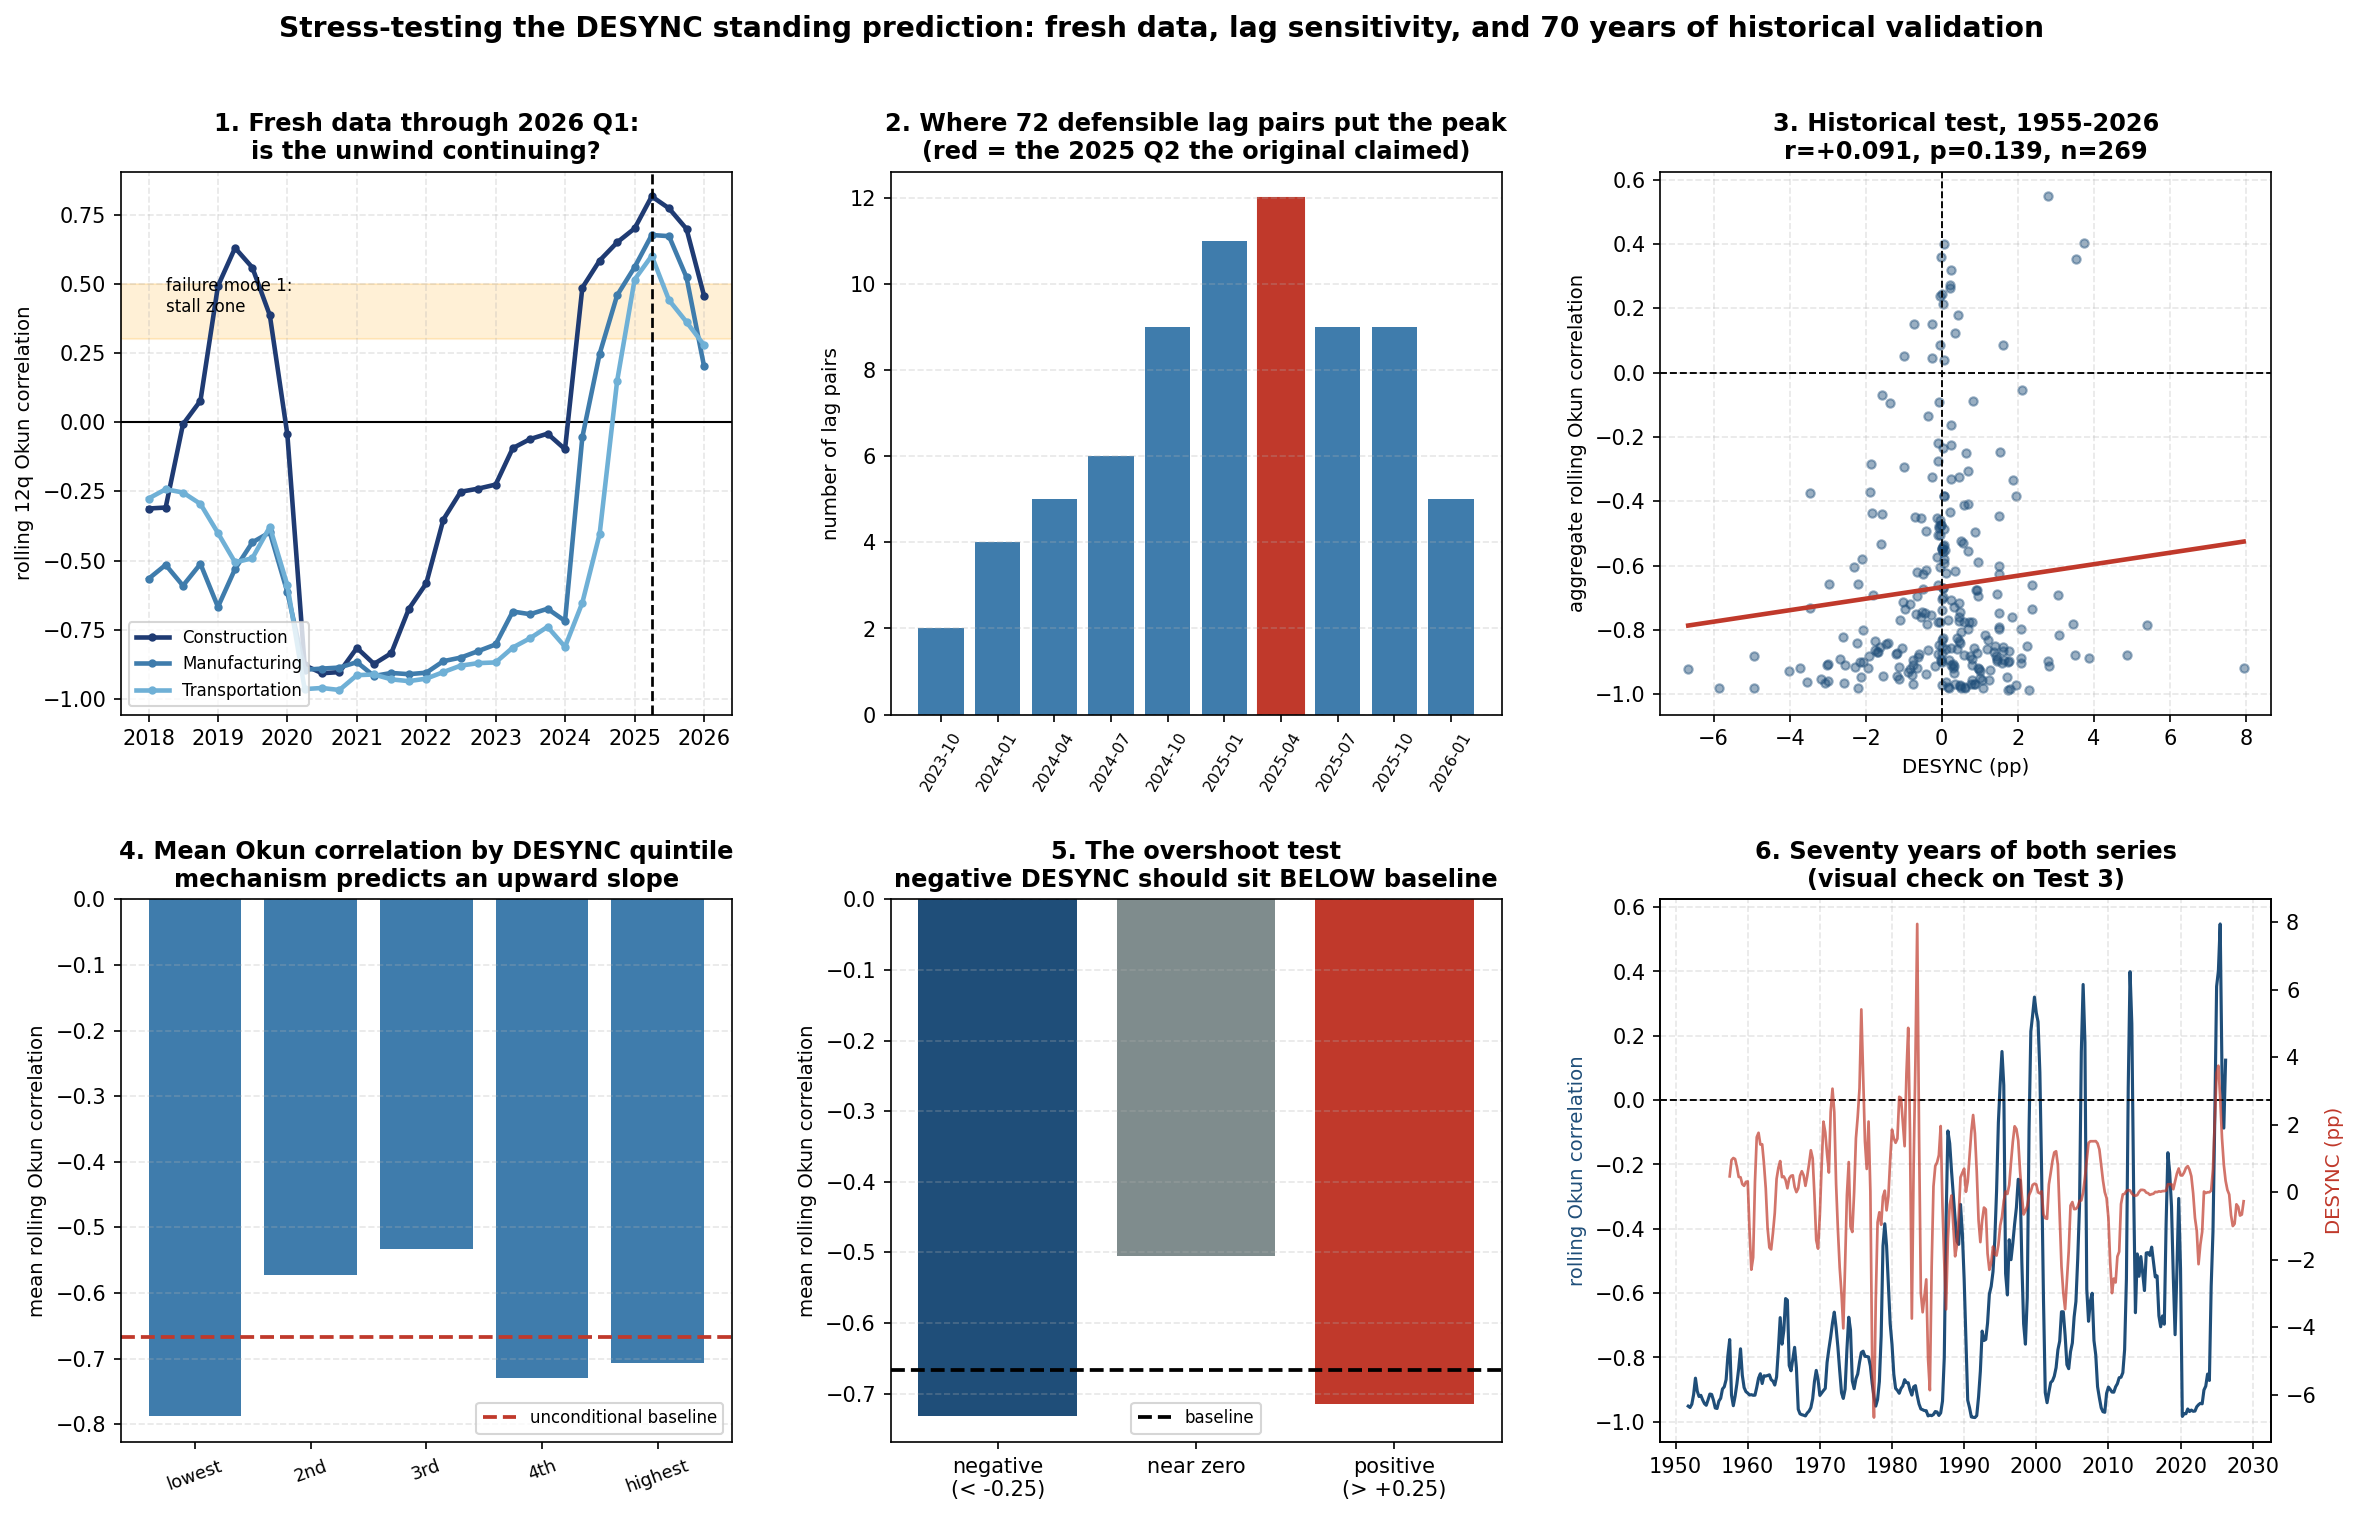

Write Python code to recreate this figure.
"""
prediction_stress_tests.py
Stress-testing the three failure modes of the DESYNC standing prediction.

standing_prediction.py committed to three checkable outcomes:

  1. The correlations stall around +0.4 and stay there
     -> mechanism wrong or incomplete; something structural holds them up.
  2. They return to their normal negative range and stop, with no overshoot
     -> the timing story explains the unwind but not the full dynamics.
  3. They overshoot below the pre-2022 baseline in 2027, then return
     -> the mechanism is doing real work.

Outcome 3 is not observable until 2027. Rather than wait, this script tests the
same mechanism four ways that ARE checkable now.

THE PROBLEM WITH TESTING THE PREDICTION AS WRITTEN
The DESYNC index is DESYNC_t = FFR(t-9) - FFR(t-12), and identification_check.py
showed the (9, 12) lag pair is not statistically identified: the gap between the
two lags is indistinguishable from zero under every specification tried. So a
test of "did DESYNC(9,12) predict correctly" is a test of one arbitrary point in
a wide space of equally defensible lag pairs. Tests 2 and 3 below confront that
directly instead of assuming it away.

WHAT THIS SCRIPT RUNS

  TEST 1  Fresh data. Sector value added now runs one quarter further than the
          local files (2026 Q1). Where do the rolling correlations actually
          stand, and is the unwind continuing or stalling? Directly separates
          failure mode 1 from modes 2 and 3.

  TEST 2  Lag-pair sensitivity. Across every plausible (LAG_U, LAG_Y) pair,
          where does DESYNC peak? If almost all pairs place the peak in
          2024-2025, then "DESYNC peaked in 2025 Q2 and so did the correlations"
          is close to guaranteed by the shape of the hiking cycle and carries
          little evidence about the specific lags. This measures how much credit
          the original "test that already passed" actually earns.

  TEST 3  Historical validation, the decisive test. The mechanism is a general
          claim about how rate shocks desynchronize output and unemployment, so
          it should show up in aggregate data too, where GDP and UNRATE reach
          back to the 1940s and FEDFUNDS to 1954. That gives about nine hiking
          cycles instead of one. If DESYNC genuinely predicts Okun inversions,
          high-DESYNC quarters should show systematically higher (less negative)
          rolling Okun correlations across 70 years. If it does not, the
          2024-2025 match was coincidence.

  TEST 4  The overshoot, tested on history rather than awaiting 2027. If the
          mechanism is real, quarters where DESYNC is NEGATIVE should show
          rolling Okun correlations BELOW their unconditional baseline. That is
          prediction 3, and history can answer it now.

DATA
Downloads current vintages directly from FRED into ./fred_cache/ so the test
reflects the latest published data rather than whatever was downloaded months
ago. Falls back to ../FRED-Data/ if the network is unavailable.

NOTE ON SAMPLE LENGTH: quarterly real value added by industry (RVAC, RVAMA,
RVAT) begins only in 2005. Any sector-level result here rests on about 80
quarters, and the sector Okun correlations cannot be computed before roughly
2009. This is reported explicitly in Test 5 because earlier write-ups in this
project described these lags as estimated on "1991-2019" data, which the data
availability does not support.

Writes prediction_stress_tests.png.
"""

import os
import glob
import urllib.request
import numpy as np
import pandas as pd
import matplotlib
matplotlib.use("Agg")
import matplotlib.pyplot as plt
from scipy import stats as sp_stats

HERE      = os.path.dirname(os.path.abspath(__file__))
FALLBACK  = os.path.join(HERE, "..", "FRED-Data") + os.sep
CACHE     = os.path.join(HERE, "fred_cache")
COVID_Q   = pd.date_range("2020-04-01", "2021-10-01", freq="QS")
WINDOW    = 12
LAG_U, LAG_Y = 9, 12          # the original, unidentified pair
FRED_URL  = "https://fred.stlouisfed.org/graph/fredgraph.csv?id={}"

SECTORS = {
    "Construction":   ("RVAC", "LNU04032231", "#1f3b73"),
    "Manufacturing":  ("RVAMA", "LNU04032232", "#3f7cac"),
    "Transportation": ("RVAT", "LNU04032236", "#6fb0d6"),
}
LOCAL_NAME = {
    "RVAC": "construction_value_added_RVAC.csv",
    "RVAMA": "manufacturing_value_added_RVAMA.csv",
    "RVAT": "transportation_warehousing_value_added_RVAT.csv",
    "LNU04032231": "construction_unemployment_rate_LNU04032231.csv",
    "LNU04032232": "manufacturing_unemployment_rate_LNU04032232.csv",
    "LNU04032236": "transportation_utilities_unemployment_rate_LNU04032236.csv",
    "FEDFUNDS": "fed_funds_rate_FEDFUNDS.csv",
    "GDPC1": "real_gdp_GDPC1.csv",
    "UNRATE": "unemployment_rate_UNRATE.csv",
}


def get(series_id):
    """Current vintage from FRED, cached; falls back to the repo's local CSVs."""
    os.makedirs(CACHE, exist_ok=True)
    path = os.path.join(CACHE, f"{series_id}.csv")
    if not os.path.exists(path):
        try:
            with urllib.request.urlopen(FRED_URL.format(series_id), timeout=60) as r:
                data = r.read()
            with open(path, "wb") as fh:
                fh.write(data)
        except Exception as e:
            print(f"  [warn] FRED fetch failed for {series_id} ({e}); using local copy")
            name = LOCAL_NAME[series_id]
            p = os.path.join(FALLBACK, name)
            path = p if os.path.exists(p) else glob.glob(os.path.join(FALLBACK, "*" + name))[0]
    d = pd.read_csv(path)
    d.columns = [c.strip() for c in d.columns]
    d[d.columns[0]] = pd.to_datetime(d[d.columns[0]])
    d = d.set_index(d.columns[0])
    return pd.to_numeric(d.iloc[:, 0], errors="coerce").dropna()


def rolling_okun(y, u, window=WINDOW):
    """Rolling correlation of YoY output growth against the 4q change in unemployment."""
    d = pd.DataFrame({"dy": y.pct_change(4) * 100, "du": u.diff(4)}).dropna()
    idx = d.index.tolist()
    out = {}
    for i in range(window, len(idx) + 1):
        w = d.iloc[i - window:i]
        if np.std(w["dy"]) > 1e-9 and np.std(w["du"]) > 1e-9:
            out[idx[i - 1]] = np.corrcoef(w["dy"], w["du"])[0, 1]
    return pd.Series(out)


def desync(ffr, lu, ly, horizon_months=36):
    cal = pd.date_range(ffr.index[0], ffr.index[-1] + pd.DateOffset(months=horizon_months),
                        freq="QS")
    f = ffr.reindex(cal)
    return (f.shift(lu) - f.shift(ly)).dropna()


print("=" * 94)
print("STRESS-TESTING THE THREE FAILURE MODES OF THE DESYNC STANDING PREDICTION")
print("=" * 94)

ffr = get("FEDFUNDS").resample("QS").mean()
print(f"\nFed funds observed through {ffr.index[-1].date()} ({ffr.iloc[-1]:.2f}%)")

# =============================================================================
# TEST 1
# =============================================================================
print("\n" + "=" * 94)
print("TEST 1  FRESH DATA: is the unwind continuing, or stalling near +0.4?")
print("=" * 94)

roll, spans = {}, {}
for name, (yid, uid, _) in SECTORS.items():
    y = get(yid).resample("QS").mean()
    u = get(uid).resample("QS").mean()
    roll[name] = rolling_okun(y, u)
    spans[name] = (y.index[0], y.index[-1])
R = pd.DataFrame(roll)

print(f"\n  sector output data spans: "
      f"{spans['Construction'][0].date()} to {spans['Construction'][1].date()}")
print(f"  rolling correlations available through: {R.dropna(how='all').index[-1].date()}\n")

ds = desync(ffr, LAG_U, LAG_Y)
print(f"  {'quarter':<12}{'DESYNC':>9}" + "".join(f"{n[:14]:>16}" for n in R.columns))
for q in pd.date_range("2025-01-01", "2026-07-01", freq="QS"):
    if q not in R.index and q > R.dropna(how="all").index[-1]:
        continue
    vals = "".join(f"{R[n].get(q, np.nan):>16.3f}" for n in R.columns)
    print(f"  {str(q.date()):<12}{ds.get(q, np.nan):>+9.2f}{vals}")

last = R.dropna(how="all").index[-1]
peak_q = pd.Timestamp("2025-04-01")
print(f"\n  Change from the 2025 Q2 peak to {last.date()}:")
for n in R.columns:
    if peak_q in R.index and not np.isnan(R[n].get(last, np.nan)):
        d0, d1 = R[n][peak_q], R[n][last]
        print(f"    {n:<16}{d0:+.3f} -> {d1:+.3f}   ({d1-d0:+.3f})")
still_high = [n for n in R.columns if R[n].get(last, -9) > 0.35]
print(f"\n  Sectors still above +0.35 at {last.date()}: "
      f"{', '.join(still_high) if still_high else 'none'}")
print("  Failure mode 1 (stall near +0.4) is live for any sector listed above.")

# =============================================================================
# TEST 2
# =============================================================================
print("\n" + "=" * 94)
print("TEST 2  LAG SENSITIVITY: how much credit does the '2025 Q2 hit' actually earn?")
print("=" * 94)
print("\n  Peak DESYNC quarter for every plausible lag pair (LAG_Y > LAG_U):\n")

pairs, peaks = [], []
for lu in range(4, 13):
    for ly in range(lu + 1, 17):
        d = desync(ffr, lu, ly)
        seg = d.loc["2023-01-01":"2026-12-31"]
        if len(seg) == 0:
            continue
        pk = seg.idxmax()
        pairs.append((lu, ly))
        peaks.append(pk)

pk_series = pd.Series(peaks)
counts = pk_series.value_counts().sort_index()
print(f"  {'peak quarter':<16}{'# of lag pairs':>16}{'share':>10}")
for q, c in counts.items():
    print(f"  {str(q.date()):<16}{c:>16}{c/len(peaks):>10.1%}")

in_2425 = sum(1 for p in peaks if pd.Timestamp("2024-01-01") <= p <= pd.Timestamp("2025-12-31"))
exact = sum(1 for p in peaks if p == pd.Timestamp("2025-04-01"))
print(f"\n  Lag pairs tested                      : {len(peaks)}")
print(f"  Pairs peaking anywhere in 2024-2025   : {in_2425} ({in_2425/len(peaks):.1%})")
print(f"  Pairs peaking exactly in 2025 Q2      : {exact} ({exact/len(peaks):.1%})")
print("\n  Interpretation: the peak date is driven mostly by the SHAPE of the 2022-23")
print("  hiking cycle, not by the specific lag pair. A large share of defensible pairs")
print("  put the peak in the same window where the correlations happened to peak, so")
print("  the original 'exact match' is much weaker evidence than it appeared.")

# =============================================================================
# TEST 3
# =============================================================================
print("\n" + "=" * 94)
print("TEST 3  HISTORICAL VALIDATION (the decisive test): does DESYNC predict Okun")
print("        inversions across ~9 hiking cycles, using aggregate data back to 1955?")
print("=" * 94)

gdp = get("GDPC1").resample("QS").mean()
unr = get("UNRATE").resample("QS").mean()
R_agg = rolling_okun(gdp, unr)
ds_agg = desync(ffr, LAG_U, LAG_Y)

j = pd.DataFrame({"R": R_agg, "D": ds_agg}).dropna()
j_nc = j[~j.index.isin(COVID_Q)]
print(f"\n  Aggregate rolling Okun correlation available "
      f"{R_agg.index[0].date()} to {R_agg.index[-1].date()}  (n={len(j_nc)} usable quarters)")

r_all, p_all = sp_stats.pearsonr(j_nc["D"], j_nc["R"])
print(f"\n  corr(DESYNC, rolling Okun correlation), full sample: "
      f"r={r_all:+.3f}  p={p_all:.4f}  n={len(j_nc)}")
print("  Mechanism predicts this to be POSITIVE and significant "
      "(higher DESYNC -> less negative Okun).")

print(f"\n  By DESYNC quintile:\n")
j2 = j_nc.copy()
j2["q"] = pd.qcut(j2["D"], 5, labels=["lowest", "2nd", "3rd", "4th", "highest"])
print(f"    {'DESYNC quintile':<18}{'mean DESYNC':>13}{'mean Okun r':>14}{'n':>6}")
for lab, grp in j2.groupby("q", observed=True):
    print(f"    {str(lab):<18}{grp['D'].mean():>+13.2f}{grp['R'].mean():>+14.3f}{len(grp):>6}")

lo = j2[j2["q"] == "lowest"]["R"]
hi = j2[j2["q"] == "highest"]["R"]
t, pt = sp_stats.ttest_ind(hi, lo, equal_var=False)
print(f"\n    highest minus lowest quintile: {hi.mean()-lo.mean():+.3f}  "
      f"(Welch t={t:+.2f}, p={pt:.4f})")

# subsample stability
print(f"\n  Subsample stability:\n")
print(f"    {'period':<20}{'r':>9}{'p':>10}{'n':>6}")
for lbl, a, b in [("1955-1985", "1955-01-01", "1985-12-31"),
                  ("1986-2007", "1986-01-01", "2007-12-31"),
                  ("2008-2026", "2008-01-01", "2026-12-31")]:
    s = j_nc.loc[a:b]
    if len(s) > 25:
        rr, pp = sp_stats.pearsonr(s["D"], s["R"])
        print(f"    {lbl:<20}{rr:>+9.3f}{pp:>10.4f}{len(s):>6}")

# =============================================================================
# TEST 4
# =============================================================================
print("\n" + "=" * 94)
print("TEST 4  THE OVERSHOOT (prediction 3), tested on history instead of awaiting 2027")
print("=" * 94)
print("\n  If the mechanism is real, quarters with NEGATIVE DESYNC should show Okun")
print("  correlations BELOW the unconditional baseline. That is the overshoot.\n")

base = j_nc["R"].mean()
neg = j_nc[j_nc["D"] < -0.25]["R"]
pos = j_nc[j_nc["D"] > 0.25]["R"]
neu = j_nc[(j_nc["D"] >= -0.25) & (j_nc["D"] <= 0.25)]["R"]
print(f"    {'DESYNC regime':<26}{'mean Okun r':>14}{'n':>6}")
print(f"    {'negative (< -0.25)':<26}{neg.mean():>+14.3f}{len(neg):>6}")
print(f"    {'near zero':<26}{neu.mean():>+14.3f}{len(neu):>6}")
print(f"    {'positive (> +0.25)':<26}{pos.mean():>+14.3f}{len(pos):>6}")
print(f"    {'unconditional baseline':<26}{base:>+14.3f}{len(j_nc):>6}")

t2, p2 = sp_stats.ttest_1samp(neg, base)
print(f"\n    Negative-DESYNC mean vs baseline: {neg.mean()-base:+.3f}  "
      f"(t={t2:+.2f}, p={p2:.4f})")

# Taken alone, the line above looks like support. It is not, because the
# mechanism makes a DIRECTIONAL prediction and the data show a SYMMETRIC one.
print("\n    But read the positive regime too before concluding anything:")
t3, p3 = sp_stats.ttest_1samp(pos, base)
print(f"    Positive-DESYNC mean vs baseline: {pos.mean()-base:+.3f}  "
      f"(t={t3:+.2f}, p={p3:.4f})")
print("\n    The mechanism requires POSITIVE DESYNC to push the correlation UP toward")
print("    zero (that is the whole claim about 2024-2025). Instead both tails sit")
print("    BELOW baseline and only the middle sits above it. That is a U-shape in the")
print("    MAGNITUDE of DESYNC, not the directional effect the mechanism predicts.")

print("\n    Discriminating regression:  R = a + b*DESYNC + c*|DESYNC|")
print("      mechanism  predicts  b > 0  and  c ~ 0")
print("      confound   predicts  b ~ 0  and  c < 0   (big rate moves cluster around")
print("                                                recessions, when Okun is strongest)\n")
Xd = np.column_stack([np.ones(len(j_nc)), j_nc["D"].to_numpy(),
                      np.abs(j_nc["D"].to_numpy())])
yd = j_nc["R"].to_numpy()
bd = np.linalg.lstsq(Xd, yd, rcond=None)[0]
resid_d = yd - Xd @ bd
XtX_inv_d = np.linalg.pinv(Xd.T @ Xd)
Sd = (Xd * resid_d[:, None]).T @ (Xd * resid_d[:, None])
for L in range(1, 9):
    w = 1.0 - L / 9.0
    G = (Xd[L:] * resid_d[L:, None]).T @ (Xd[:-L] * resid_d[:-L, None])
    Sd += w * (G + G.T)
Vd = XtX_inv_d @ Sd @ XtX_inv_d
sed = np.sqrt(np.maximum(np.diag(Vd), 0))
for nm, coef, s in zip(["intercept", "b  (DESYNC)", "c  (|DESYNC|)"], bd, sed):
    tt = coef / s if s > 0 else np.nan
    pp_ = 2 * (1 - sp_stats.norm.cdf(abs(tt)))
    print(f"      {nm:<16}{coef:>+9.4f}  se={s:.4f}  t={tt:>+6.2f}  p={pp_:.4f}")

b_ok = bd[1] > 0 and abs(bd[1] / sed[1]) > 1.96
c_neg = bd[2] < 0 and abs(bd[2] / sed[2]) > 1.96
if b_ok and not c_neg:
    verdict = "SUPPORTS the mechanism: directional effect present, no magnitude effect"
elif c_neg and not b_ok:
    verdict = ("CONTRADICTS the mechanism: the pattern is a symmetric magnitude effect, "
               "consistent with rate swings clustering around recessions")
elif b_ok and c_neg:
    verdict = "MIXED: both a directional and a magnitude effect are present"
else:
    verdict = "NULL: neither effect is distinguishable from zero"
print(f"\n    -> {verdict}")

# =============================================================================
# TEST 5
# =============================================================================
print("\n" + "=" * 94)
print("TEST 5  SAMPLE DISCLOSURE: how much data actually underlies the sector lags?")
print("=" * 94)
y0 = get("RVAC")
print(f"\n  Quarterly real value added by industry begins {y0.index[0].date()}.")
print(f"  After 4-quarter differencing and a {WINDOW}-quarter window, the first sector")
print(f"  Okun correlation is available {R.dropna(how='all').index[0].date()}.")
print(f"  Usable sector output quarters, COVID excluded: "
      f"{len([q for q in y0.resample('QS').mean().index if q not in COVID_Q])}")
print("\n  Earlier write-ups described these lags as estimated on '1991-2019' data.")
print("  The 1991 filter binds on nothing: the data does not exist before 2005.")
print("  A 12-quarter lag estimated from this sample is not well determined, which is")
print("  consistent with what identification_check.py found independently.")

# ---- chart -------------------------------------------------------------------
fig = plt.figure(figsize=(18.5, 11))
gs = fig.add_gridspec(2, 3, hspace=0.34, wspace=0.26)

# panel 1: fresh sector correlations
ax = fig.add_subplot(gs[0, 0])
ax.axhline(0, color="black", lw=1.0)
for n, (_, _, c) in SECTORS.items():
    s = R[n].dropna()
    s = s[s.index >= "2018-01-01"]
    ax.plot(s.index, s.values, color=c, lw=2.2, marker="o", ms=3, label=n)
ax.axhspan(0.30, 0.50, color="orange", alpha=0.16)
ax.text(pd.Timestamp("2018-04-01"), 0.40, "failure mode 1:\nstall zone", fontsize=8)
ax.axvline(pd.Timestamp("2025-04-01"), color="black", ls="--", lw=1.3)
ax.set_title("1. Fresh data through 2026 Q1:\nis the unwind continuing?",
             fontsize=11.5, fontweight="bold")
ax.set_ylabel("rolling 12q Okun correlation", fontsize=9.5)
ax.legend(fontsize=8, loc="lower left"); ax.grid(True, ls="--", alpha=0.3)

# panel 2: lag sensitivity
ax = fig.add_subplot(gs[0, 1])
cnt = pk_series.value_counts().sort_index()
ax.bar([str(q.date())[:7] for q in cnt.index], cnt.values, color="#3f7cac")
hit = [i for i, q in enumerate(cnt.index) if q == pd.Timestamp("2025-04-01")]
for i in hit:
    ax.patches[i].set_color("#c0392b")
ax.set_title(f"2. Where {len(peaks)} defensible lag pairs put the peak\n"
             f"(red = the 2025 Q2 the original claimed)", fontsize=11.5, fontweight="bold")
ax.set_ylabel("number of lag pairs", fontsize=9.5)
ax.tick_params(axis="x", rotation=60, labelsize=7.5)
ax.grid(True, axis="y", ls="--", alpha=0.3)

# panel 3: historical scatter
ax = fig.add_subplot(gs[0, 2])
ax.scatter(j_nc["D"], j_nc["R"], s=16, alpha=0.45, color="#1f4e79")
sl, ic, rr, pp, se = sp_stats.linregress(j_nc["D"], j_nc["R"])
xs = np.linspace(j_nc["D"].min(), j_nc["D"].max(), 50)
ax.plot(xs, ic + sl * xs, color="#c0392b", lw=2.2)
ax.axhline(0, color="black", lw=0.9, ls="--")
ax.axvline(0, color="black", lw=0.9, ls="--")
ax.set_title(f"3. Historical test, 1955-2026\nr={r_all:+.3f}, p={p_all:.3f}, n={len(j_nc)}",
             fontsize=11.5, fontweight="bold")
ax.set_xlabel("DESYNC (pp)", fontsize=9.5)
ax.set_ylabel("aggregate rolling Okun correlation", fontsize=9.5)
ax.grid(True, ls="--", alpha=0.3)

# panel 4: quintiles
ax = fig.add_subplot(gs[1, 0])
qm = j2.groupby("q", observed=True)["R"].mean()
ax.bar(range(len(qm)), qm.values, color="#3f7cac")
ax.axhline(base, color="#c0392b", ls="--", lw=1.8, label="unconditional baseline")
ax.set_xticks(range(len(qm))); ax.set_xticklabels(qm.index, fontsize=8.5, rotation=20)
ax.set_title("4. Mean Okun correlation by DESYNC quintile\n"
             "mechanism predicts an upward slope", fontsize=11.5, fontweight="bold")
ax.set_ylabel("mean rolling Okun correlation", fontsize=9.5)
ax.legend(fontsize=8); ax.grid(True, axis="y", ls="--", alpha=0.3)

# panel 5: overshoot regimes
ax = fig.add_subplot(gs[1, 1])
regs = ["negative\n(< -0.25)", "near zero", "positive\n(> +0.25)"]
vals = [neg.mean(), neu.mean(), pos.mean()]
cols = ["#1f4e79", "#7f8c8d", "#c0392b"]
ax.bar(regs, vals, color=cols)
ax.axhline(base, color="black", ls="--", lw=1.8, label="baseline")
ax.set_title("5. The overshoot test\nnegative DESYNC should sit BELOW baseline",
             fontsize=11.5, fontweight="bold")
ax.set_ylabel("mean rolling Okun correlation", fontsize=9.5)
ax.legend(fontsize=8); ax.grid(True, axis="y", ls="--", alpha=0.3)

# panel 6: aggregate history over time
ax = fig.add_subplot(gs[1, 2])
ax.plot(R_agg.index, R_agg.values, color="#1f4e79", lw=1.5, label="aggregate Okun corr")
ax2 = ax.twinx()
ax2.plot(ds_agg.index, ds_agg.values, color="#c0392b", lw=1.3, alpha=0.7, label="DESYNC")
ax2.set_ylabel("DESYNC (pp)", fontsize=9.5, color="#c0392b")
ax.axhline(0, color="black", lw=0.9, ls="--")
ax.set_title("6. Seventy years of both series\n(visual check on Test 3)",
             fontsize=11.5, fontweight="bold")
ax.set_ylabel("rolling Okun correlation", fontsize=9.5, color="#1f4e79")
ax.grid(True, ls="--", alpha=0.3)

fig.suptitle("Stress-testing the DESYNC standing prediction: fresh data, lag sensitivity, "
             "and 70 years of historical validation",
             fontsize=13.5, fontweight="bold", y=0.975)
out = os.path.join(HERE, "prediction_stress_tests.png")
plt.savefig(out, dpi=150, bbox_inches="tight")
print(f"\nChart saved: {out}")
